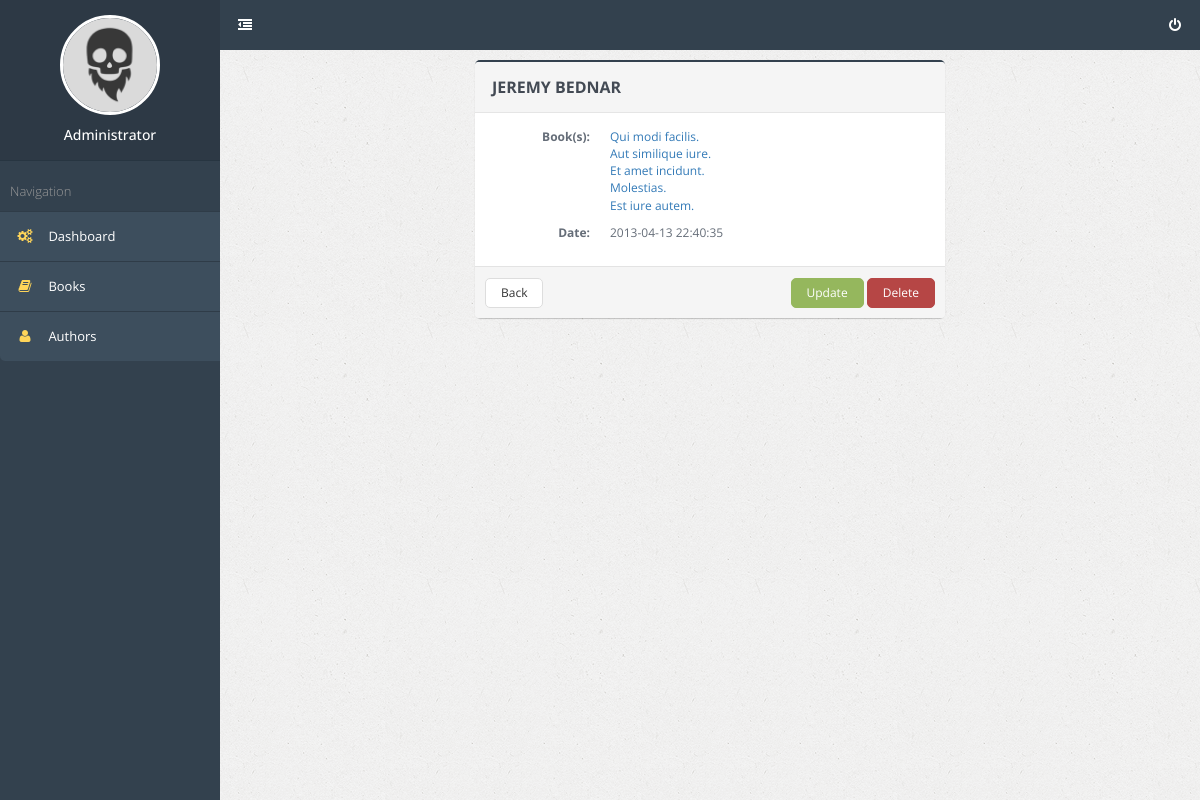
/author/6 (signed in), run on the app's committed database.
### tables this page shows
CREATE TABLE `author` (
  `id` int NOT NULL,
  `name` varchar(255) NOT NULL,
  `date_added` timestamp NOT NULL DEFAULT CURRENT_TIMESTAMP
);

CREATE TABLE `book` (
  `id` int NOT NULL,
  `title` varchar(255) NOT NULL,
  `topic` varchar(255) NOT NULL,
  `pages` int NOT NULL,
  `price` int NOT NULL,
  `date_added` timestamp NOT NULL DEFAULT CURRENT_TIMESTAMP
);

### config/routes.php (called while the page is built)
<?php
return array(
	'admin/create' => 'adminBook/create',
	'admin/delete/([0-9]+)' => 'adminBook/delete/$1',
	'admin/update/([0-9]+)' => 'adminBook/update/$1',
	'admin' => 'adminBook/index',
	'author/([0-9]+)'=>'author/view/$1',
	'authors'=>'author/index',
	'book/([0-9]+)'=>'book/view/$1',
	'books'=>'book/index',
	'user/register' => 'user/register',
	'user/login' => 'user/login',
	'user/logout' => 'user/logout',
	'^$'=>'book/index',
);

### index.php (called while the page is built, shortened)
<?php
require_once(ROOT.'/components/Autoload.php');
$router = new Router();
$router->run();

### components/Autoload.php (called while the page is built, shortened)
<?php
spl_autoload_register(function($class_name)
{
    $array_paths = array(
        '/models/',
        '/components/',
        '/controllers/',
    );
    foreach ($array_paths as $path) {
        $path = ROOT . $path . $class_name . '.php';
    }
});

### models/User.php (called while the page is built, shortened)
<?php
class User
{
	public static function checkLogged()
	{
		if (isset($_SESSION['user'])) {
			return $_SESSION['user'];
		} else {
			header( "Location: /user/login" );
		}
	}
    public static function isGuest()
    {
        if (isset($_SESSION['user'])) {
            return false;
        }
        return true;
    }
    public static function getUserById($id)
    {
        $db = Database::connect();
        $sql = 'SELECT * FROM user WHERE id = :id';
        $result = $db->prepare($sql);
        $result->bindParam(':id', $id, PDO::PARAM_INT);
        $result->setFetchMode(PDO::FETCH_ASSOC);
        $result->execute();
        return $result->fetch();
    }
	public static function checkAdmin()
	{
		$userId = User::checkLogged();
		$user = User::getUserById($userId);
		if (!empty($user) && $user['role'] == 1) {
			return true;
		} else {
			return false;
		}
	}
}

### models/Author.php (called while the page is built, shortened)
<?php
class Author {
	public static function getAuthorById($id){
		$id=intval($id);
		if ($id) {
			$db = Database::connect();
			$result = $db->query( 'SELECT `id`, `name`, `date_added` FROM `author` WHERE `id`=' . $id );
			$result->setFetchMode(PDO::FETCH_ASSOC);
			$authorSingle = $result->fetch();
			$authorSingle['books'] = Book::getBookByAuthorId($id);
			return $authorSingle;
		}
	}
}

### models/Book.php (called while the page is built, shortened)
<?php
class Book {
	public static function getBookByAuthorId($id){
		$id=intval($id);
		if ($id) {
			$db = Database::connect();
			$bookOfAuthorList = array();
			$result = $db->query( 'SELECT book.id, book.title
								FROM ((book_author
								INNER JOIN book ON book_author.book_id = book.id)
								INNER JOIN author ON book_author.author_id = author.id)
								WHERE `author_id`=' . $id );
			$i=0;
			while($row = $result->fetch()){
				$bookOfAuthorList[$i]['id'] = $row['id'];
				$bookOfAuthorList[$i]['title'] = $row['title'];
				$i++;
			}
			return $bookOfAuthorList;
		}
	}
}

### views/author/view.php (the view)
<?php include (ROOT.'/views/layouts/header.php'); ?>
<div class="page-container">
	<?php if (User::checkAdmin()) :
		include (ROOT.'/views/layouts/sidebar_admin.php');
	else:
		include (ROOT.'/views/layouts/sidebar.php');
	endif; ?>
	<div class="page-content">
		<?php include (ROOT.'/views/layouts/navbar.php'); ?>
		<div class="page-title">
		</div>
		<div class="page-content-wrap">
			<div class="row">
                <div class="col-md-6 col-md-offset-3">
					<form method="post">
						<div class="panel panel-primary">
							<div class="panel-heading">
								<h3 class="text-uppercase panel-title"><b><?php echo $author['name']; ?></b></h3>
							</div>
							<div class="panel-body">
                                <p class="col-md-3 text-right"><b>Book(s):</b></p>
                                <ul class="col-md-9 list-unstyled">
									<?php foreach ( $author['books'] as $book ): ?>
                                        <li><a href="/book/<?php echo $book['id']; ?>"><?php echo $book['title']; ?></a></li>
									<?php endforeach; ?>
                                </ul>
                                <p class="col-md-3 text-right"><b>Date:</b></p><p class="col-md-9"> <?php echo $author['date_added']; ?></p>
							</div>
							<div class="panel-footer">
                                <a href="javascript:history.back()" class="btn btn-default">Back</a>
								<div class="pull-right">
									<a href="/admin/update/<?php echo $book['id']; ?>" class="btn btn-success">Update</a>
									<a href="/admin/delete/<?php echo $book['id']; ?>" class="btn btn-danger">Delete</a>
								</div>
							</div>
						</div>
					</form>
				</div>
			</div>
		</div>
	</div>
</div>
<?php include ROOT . '/views/layouts/footer.php'; ?>

### components/Router.php (shortened to what this page needs)
<?php
class Router {
	private $routes;
	public function __construct() {
		$routesPath = ROOT.'/config/routes.php';
		$this->routes = include ($routesPath);
	}
	private function getUri(){
		if (!empty($_SERVER['REQUEST_URI'])){
			return trim($_SERVER['REQUEST_URI'], '/');
		}
	}
	public function run(){
		$uri = $this->getUri();
		foreach ($this->routes as $pattern=>$path){
			if(preg_match("~$pattern~", $uri)){
				$route = preg_replace("~$pattern~", $path, $uri);
				$segments = explode('/', $route);
				$controllerName = ucfirst(array_shift($segments).'Controller');
				$actionName = 'action'.ucfirst(array_shift($segments));
				$parameters = $segments;
				$controllerObject = new $controllerName;
				$result = call_user_func_array(array($controllerObject,$actionName), $parameters);
				if ($result != null){
					break;
				}
			}
		}
	}
}

### views/layouts/sidebar_admin.php (shortened to what this page needs)
<div class="page-sidebar">
	<ul class="x-navigation">
		<li class="xn-profile">
			<div class="profile">
				<div class="profile-image">
					<img src="/template/assets/images/users/avatar.png" alt=""/>
				</div>
				<div class="profile-data">
                    <div class="profile-data-name">Administrator</div>
				</div>
			</div>
		</li>
		<li class="xn-title">Navigation</li>
        <li class="active">
            <a href="/admin"><span class="fa fa-gears"></span> <span class="xn-text">Dashboard</span></a>
        </li>
        <li class="active">
            <a href="/books"><span class="fa fa-book"></span> <span class="xn-text">Books</span></a>
        </li>
        <li class="active">
            <a href="/authors"><span class="fa fa-user"></span> <span class="xn-text">Authors</span></a>
        </li>
	</ul>
</div>

### views/layouts/navbar.php (shortened to what this page needs)
<ul class="x-navigation x-navigation-horizontal x-navigation-panel">
	<li class="xn-icon-button">
		<a href="#" class="x-navigation-minimize"><span class="fa fa-dedent"></span></a>
	</li>
	<?php if (!User::isGuest()): ?>
		<li class="xn-icon-button pull-right last">
			<a href="#"><span class="fa fa-power-off"></span></a>
		</li>
	<?php endif; ?>
</ul>

### data on the page
author: name "JEREMY BEDNAR", date_added "2013-04-13 22:40:35"
book: title "Qui modi facilis."
book: title "Aut similique iure."
book: title "Et amet incidunt."
book: title "Molestias."
book: title "Est iure autem."
